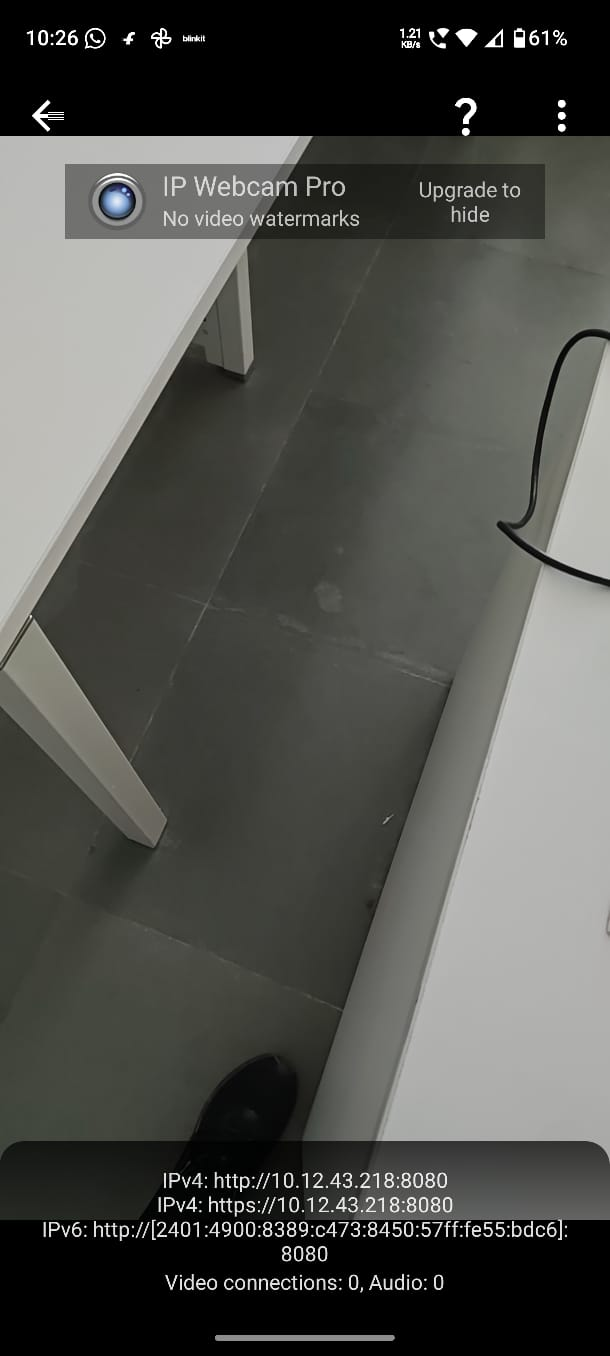
#> input picture WhatsApp Image 2026-09-12 at 10.26.35 AM.jpeg, 610 x 1356 px
$ python -i image_utils.py   (imports and definitions only)
#> lines starting #> are read from the running program, lines starting #| are printed output that depends on the picture
#> further down, picture is the input picture: shape (1356, 610, 3); mean B, G, R 77.7, 81.9, 81.2
"""
Image Processing Utilities for Edge-AI Module
Frame resizing, color conversion, bounding box drawing, image encoding
"""

try:
    import cv2
except ImportError:  # Image utilities remain importable for non-vision tests.
    cv2 = None
import numpy as np
from typing import Tuple, List, Optional
import base64
import io
from PIL import Image as PILImage

from .logger import log_debug, log_warning, log_error


# ━━━━━━━━━━━━━━━━━━━━━━━━━━━━━━━━━━━━━━━━━━━━━━━━━━━━━━━━━━━━━━━━━━━━━━━━━
# FRAME RESIZING & NORMALIZATION
# ━━━━━━━━━━━━━━━━━━━━━━━━━━━━━━━━━━━━━━━━━━━━━━━━━━━━━━━━━━━━━━━━━━━━━━━━━

# [419 lines left out: functions resize_frame, normalize_frame, bgr_to_rgb, rgb_to_bgr, bgr_to_grayscale, draw_bounding_box and 8 more, not called in this run]


def histogram_equalization(frame: np.ndarray) -> np.ndarray:
    """
    Apply histogram equalization (improve visibility)

    Args:
        frame: Input frame (BGR or grayscale)

    Returns:
        np.ndarray: Equalized frame
    """
    if frame is None or frame.size == 0:
        return frame

    try:
        if len(frame.shape) == 2:
            # Grayscale
            return cv2.equalizeHist(frame)
        else:
            # Color: convert to HSV, equalize V channel, convert back
            hsv = cv2.cvtColor(frame, cv2.COLOR_BGR2HSV)
#> hsv: shape (1356, 610, 3); mean H, S, V 27.7, 16.1, 82.1
            hsv[:, :, 2] = cv2.equalizeHist(hsv[:, :, 2])
#> hsv: shape (1356, 610, 3); mean H, S, V 27.7, 16.1, 106.4
            return cv2.cvtColor(hsv, cv2.COLOR_HSV2BGR)
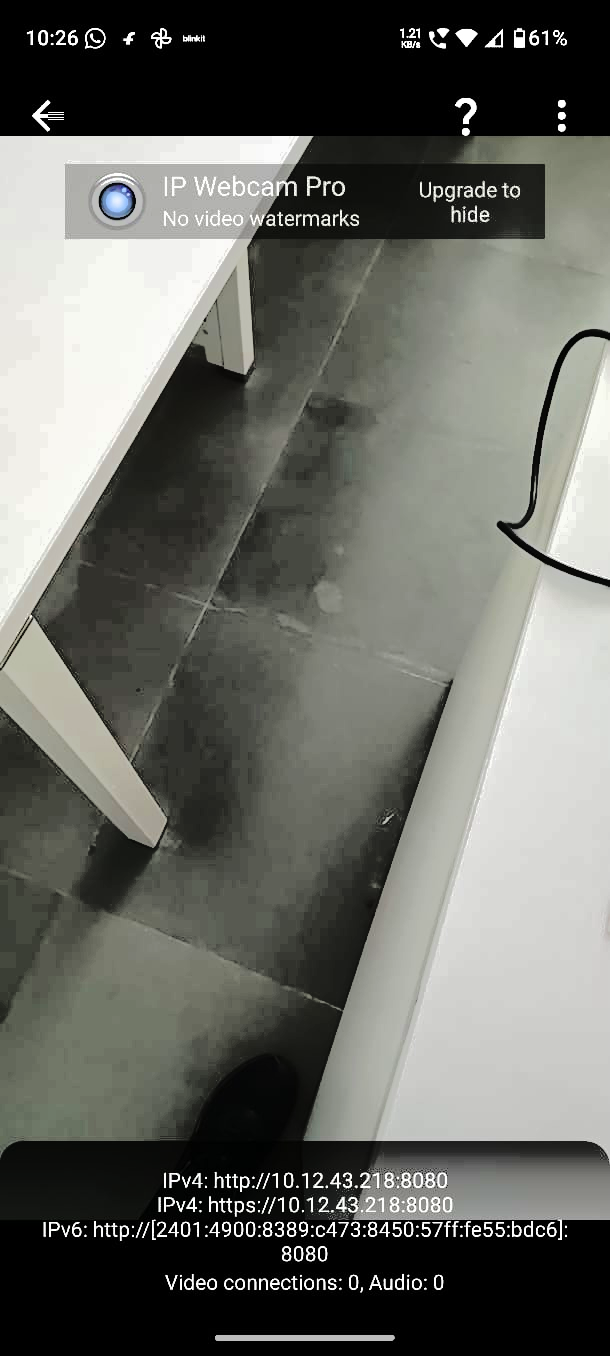
#> returned value: shape (1356, 610, 3); mean B, G, R 100.3, 106.2, 105
    except Exception as e:
        log_warning(f"Error in histogram equalization: {e}")
        return frame


# ━━━━━━━━━━━━━━━━━━━━━━━━━━━━━━━━━━━━━━━━━━━━━━━━━━━━━━━━━━━━━━━━━━━━━━━━━
# FRAME STATISTICS
# ━━━━━━━━━━━━━━━━━━━━━━━━━━━━━━━━━━━━━━━━━━━━━━━━━━━━━━━━━━━━━━━━━━━━━━━━━

# [39 lines left out: functions get_frame_dimensions, get_frame_brightness, not called in this run]

>>> import cv2
>>> picture = cv2.imread('../../WhatsApp Image 2026-09-12 at 10.26.35 AM.jpeg')
>>> result = histogram_equalization(picture)
